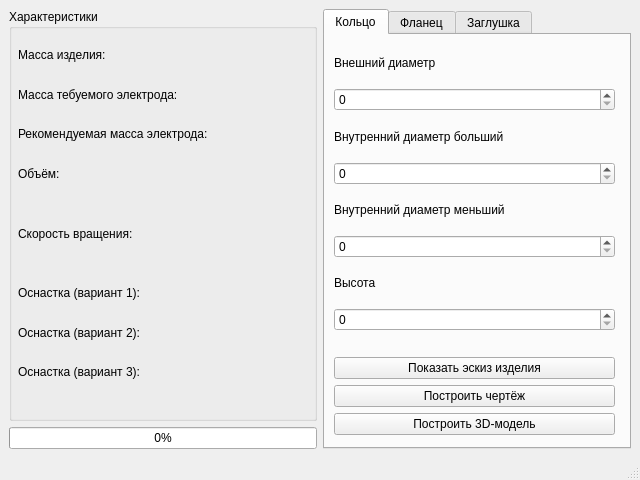
<?xml version="1.0" encoding="UTF-8"?>
<ui version="4.0">
 <class>MainWindow</class>
 <widget class="QMainWindow" name="MainWindow">
  <property name="enabled">
   <bool>true</bool>
  </property>
  <property name="geometry">
   <rect>
    <x>0</x>
    <y>0</y>
    <width>640</width>
    <height>480</height>
   </rect>
  </property>
  <property name="minimumSize">
   <size>
    <width>640</width>
    <height>480</height>
   </size>
  </property>
  <property name="maximumSize">
   <size>
    <width>640</width>
    <height>480</height>
   </size>
  </property>
  <property name="windowTitle">
   <string>Engineer</string>
  </property>
  <widget class="QWidget" name="centralwidget">
   <layout class="QVBoxLayout" name="verticalLayout_3">
    <item>
     <layout class="QGridLayout" name="gridLayout">
      <item row="1" column="0">
       <widget class="QProgressBar" name="progress_bar">
        <property name="value">
         <number>0</number>
        </property>
       </widget>
      </item>
      <item row="0" column="0">
       <widget class="QGroupBox" name="group_box_specs">
        <property name="title">
         <string>Характеристики</string>
        </property>
        <widget class="QWidget" name="verticalLayoutWidget">
         <property name="geometry">
          <rect>
           <x>9</x>
           <y>29</y>
           <width>291</width>
           <height>371</height>
          </rect>
         </property>
         <layout class="QVBoxLayout" name="verticalLayout">
          <item>
           <widget class="QLabel" name="label_mass_product">
            <property name="text">
             <string>Масса изделия:</string>
            </property>
           </widget>
          </item>
          <item>
           <widget class="QLabel" name="label_mass_metal">
            <property name="text">
             <string>Масса тебуемого электрода:</string>
            </property>
           </widget>
          </item>
          <item>
           <widget class="QLabel" name="label_mass_metal_true">
            <property name="text">
             <string>Рекомендуемая масса электрода: </string>
            </property>
           </widget>
          </item>
          <item>
           <widget class="QLabel" name="label_value">
            <property name="text">
             <string>Объём:</string>
            </property>
           </widget>
          </item>
          <item>
           <spacer name="horizontalSpacer">
            <property name="orientation">
             <enum>Qt::Horizontal</enum>
            </property>
            <property name="sizeHint" stdset="0">
             <size>
              <width>40</width>
              <height>20</height>
             </size>
            </property>
           </spacer>
          </item>
          <item>
           <widget class="QLabel" name="label_speed">
            <property name="text">
             <string>Скорость вращения: </string>
            </property>
           </widget>
          </item>
          <item>
           <spacer name="horizontalSpacer_4">
            <property name="orientation">
             <enum>Qt::Horizontal</enum>
            </property>
            <property name="sizeHint" stdset="0">
             <size>
              <width>40</width>
              <height>20</height>
             </size>
            </property>
           </spacer>
          </item>
          <item>
           <widget class="QLabel" name="label_accessory_1">
            <property name="text">
             <string>Оснастка (вариант 1):</string>
            </property>
           </widget>
          </item>
          <item>
           <widget class="QLabel" name="label_accessory_2">
            <property name="text">
             <string>Оснастка (вариант 2):</string>
            </property>
           </widget>
          </item>
          <item>
           <widget class="QLabel" name="label_accessory_3">
            <property name="text">
             <string>Оснастка (вариант 3):</string>
            </property>
           </widget>
          </item>
          <item>
           <spacer name="horizontalSpacer_3">
            <property name="orientation">
             <enum>Qt::Horizontal</enum>
            </property>
            <property name="sizeHint" stdset="0">
             <size>
              <width>40</width>
              <height>20</height>
             </size>
            </property>
           </spacer>
          </item>
         </layout>
        </widget>
       </widget>
      </item>
      <item row="0" column="1" rowspan="2">
       <widget class="QTabWidget" name="tabWidget">
        <property name="currentIndex">
         <number>0</number>
        </property>
        <widget class="QWidget" name="tab_circle">
         <attribute name="title">
          <string>Кольцо</string>
         </attribute>
         <widget class="QWidget" name="verticalLayoutWidget_2">
          <property name="geometry">
           <rect>
            <x>9</x>
            <y>9</y>
            <width>281</width>
            <height>391</height>
           </rect>
          </property>
          <layout class="QVBoxLayout" name="verticalLayout_2">
           <item>
            <widget class="QLabel" name="label_out_diameter">
             <property name="text">
              <string>Внешний диаметр</string>
             </property>
            </widget>
           </item>
           <item>
            <widget class="QSpinBox" name="spin_box_out_diameter"/>
           </item>
           <item>
            <widget class="QLabel" name="label_internal_diameter_big">
             <property name="text">
              <string>Внутренний диаметр больший</string>
             </property>
            </widget>
           </item>
           <item>
            <widget class="QSpinBox" name="spin_box_internal_diameter_big"/>
           </item>
           <item>
            <widget class="QLabel" name="label_internal_diameter_small">
             <property name="text">
              <string>Внутренний диаметр меньший</string>
             </property>
            </widget>
           </item>
           <item>
            <widget class="QSpinBox" name="spin_box_internal_diameter_small"/>
           </item>
           <item>
            <widget class="QLabel" name="label_height">
             <property name="text">
              <string>Высота</string>
             </property>
            </widget>
           </item>
           <item>
            <widget class="QSpinBox" name="spin_box_height"/>
           </item>
           <item>
            <spacer name="horizontalSpacer_2">
             <property name="orientation">
              <enum>Qt::Horizontal</enum>
             </property>
             <property name="sizeHint" stdset="0">
              <size>
               <width>40</width>
               <height>20</height>
              </size>
             </property>
            </spacer>
           </item>
           <item>
            <widget class="QPushButton" name="push_button_sketch">
             <property name="text">
              <string>Показать эскиз изделия</string>
             </property>
            </widget>
           </item>
           <item>
            <widget class="QPushButton" name="push_button_draft">
             <property name="text">
              <string>Построить чертёж</string>
             </property>
            </widget>
           </item>
           <item>
            <widget class="QPushButton" name="push_button_model">
             <property name="text">
              <string>Построить 3D-модель</string>
             </property>
            </widget>
           </item>
          </layout>
         </widget>
        </widget>
        <widget class="QWidget" name="tab_flange">
         <attribute name="title">
          <string>Фланец</string>
         </attribute>
        </widget>
        <widget class="QWidget" name="tab_cap">
         <attribute name="title">
          <string>Заглушка</string>
         </attribute>
        </widget>
       </widget>
      </item>
     </layout>
    </item>
   </layout>
  </widget>
  <widget class="QStatusBar" name="statusbar"/>
 </widget>
 <resources/>
 <connections/>
</ui>
